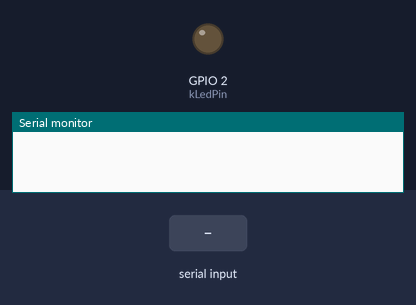
A sketch run on a simulated ESP32. On the bench: output pins drawn as LEDs (lit = HIGH), the last lines printed to the serial monitor. Dashed ring = blinking. Inputs (shaded band) come from the test bench.

Above: at 0.1 s.
2.3 s: "info\n" received over Serial
At 4.12 s:
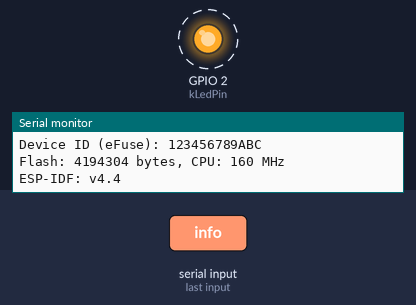
5.3 s: "status\n" received over Serial
7.5 s: "1\n" received over Serial
Timing chart, 0 to 16.5 s (numbered marks = the images above; inputs shaded):
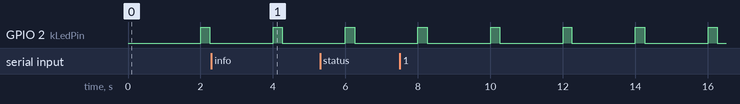

The sketch:

firebeetle-smoke.ino
```cpp
// First USB test for DFRobot FireBeetle 2 ESP32-E (DFR0654-F).
// Uses only the onboard LED; leave the display and battery disconnected.
constexpr uint8_t kLedPin = 2;  // GPIO2 / D9, not the RGB LED on GPIO5.

void printHelp() {
  Serial.println("Commands (press Enter): help, info, status");
}

void printInfo() {
  const uint64_t deviceId = ESP.getEfuseMac();
  Serial.println("Board target: DFRobot FireBeetle 2 ESP32-E (DFR0654-F)");
  Serial.printf("Chip: %s, revision %u, cores %u\n", ESP.getChipModel(),
                ESP.getChipRevision(), ESP.getChipCores());
  Serial.printf("Device ID (eFuse): %04X%08X\n",
                static_cast<unsigned int>(deviceId >> 32),
                static_cast<unsigned int>(deviceId));
  Serial.printf("Flash: %lu bytes, CPU: %lu MHz\n",
                static_cast<unsigned long>(ESP.getFlashChipSize()),
                static_cast<unsigned long>(ESP.getCpuFreqMHz()));
  Serial.printf("ESP-IDF: %s\n", ESP.getSdkVersion());
}

void printStatus() {
  Serial.printf("Status: running, uptime %lu ms, free heap %lu bytes\n",
                millis(), static_cast<unsigned long>(ESP.getFreeHeap()));
  Serial.println("Display, Wi-Fi and battery sensing are not enabled in this test.");
}

void readCommands() {
  static char command[16];
  static size_t length = 0;
  static bool overflow = false;
  while (Serial.available()) {
    const char ch = static_cast<char>(Serial.read());
    if (ch == '\r' || ch == '\n') {
      if (length == 0 && !overflow) continue;
      command[length] = '\0';
      if (overflow) {
        Serial.println("Command too long.");
      } else if (strcmp(command, "help") == 0) {
        printHelp();
      } else if (strcmp(command, "info") == 0) {
        printInfo();
      } else if (strcmp(command, "status") == 0) {
        printStatus();
      } else {
        Serial.println("Unknown command.");
        printHelp();
      }
      length = 0;
      overflow = false;
    } else if (length < sizeof(command) - 1) {
      command[length++] = ch;
    } else {
      overflow = true;
    }
  }
}

void setup() {
  pinMode(kLedPin, OUTPUT);
  digitalWrite(kLedPin, LOW);
  Serial.begin(115200);
  delay(1000);
  Serial.println("AG dashboard: FireBeetle ESP32-E USB test started");
  printHelp();
}

void loop() {
  static unsigned long lastHeartbeat = 0;
  const unsigned long now = millis();
  digitalWrite(kLedPin, now % 2000 < 250 ? HIGH : LOW);
  readCommands();
  if (now - lastHeartbeat >= 10000) {
    lastHeartbeat = now;
    Serial.printf("FireBeetle ESP32-E alive: uptime %lu ms\n", now);
  }
  delay(5);
}
```

Measured:
- by itself, GPIO 2 (kLedPin): alternates HIGH for 0.25 s and LOW for 1.8 s
